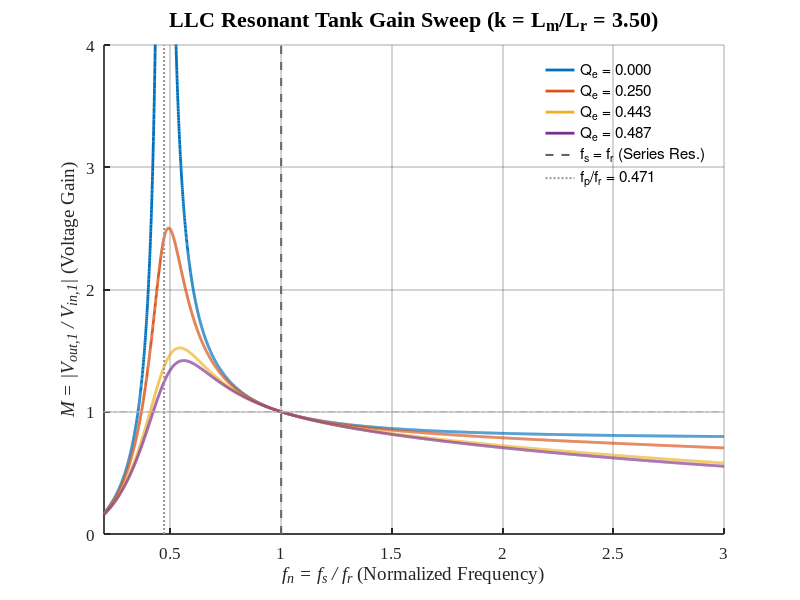

Source code (MATLAB):
%% LLC 谐振腔增益曲线扫频 (基于 FHA 基波分析法)
% 功能说明：计算并绘制不同品质因数 (Qe) 下，LLC 谐振腔的电压增益曲线 M = |Vout1/Vin1|
% 分析方法：FHA (First Harmonic Approximation)

clear; clc; close all;

%% ================= 1. 设定谐振腔参数 =================
Lr = 70e-6;          % 谐振电感 Lr (H)
Cr = 36e-9;          % 谐振电容 Cr (F)
Lm = 245e-6;         % 激磁电感 Lm (H)

% 衍生参数计算
k    = Lm / Lr;                      % 电感比 (通常取值 3~8)
fr   = 1 / (2*pi*sqrt(Lr*Cr));       % 串联谐振频率 f0 (Hz)
Zr   = sqrt(Lr / Cr);                % 谐振腔特征阻抗 (Ohm)
fp   = 1 / (2*pi*sqrt((Lr+Lm)*Cr));  % 并联谐振频率 (Hz)
fn_p = fp / fr;                      % 归一化第二谐振频率

%% ================= 2. 扫频范围设置 =================
% 归一化频率 fn = fs / fr
fn = linspace(0.2, 3.0, 5000);       % 增加采样点使曲线更平滑
fs = fn * fr;
w  = 2 * pi * fs;

%% ================= 3. FHA 频域计算 (阻抗法) =================
Qe_list = [0, 0.25, 0.443, 0.487]; % 选择要对比的 Qe 列表
M = zeros(numel(Qe_list), numel(fn)); % 预分配内存，提升运行速度

% 计算等效阻抗
Zs = 1j*w*Lr + 1./(1j*w*Cr);          % 谐振腔串联阻抗 (Lr + Cr)
Zm = 1j*w*Lm;                         % 激磁电感阻抗 (Lm)

for ii = 1:numel(Qe_list)
    Qe  = Qe_list(ii);
    Rac = Zr / Qe;                    % 交流等效负载电阻 Rac
    
    Zp = 1 ./ (1./Zm + 1./Rac);       % 激磁电感与负载并联 (Lm // Rac)
    G  = Zp ./ (Zs + Zp);             % 传递函数 Vout1 / Vin1
    M(ii,:) = abs(G);                 % 取模得到电压增益
end

%% ================= 4. 高级图表绘制 (学术排版风格) =================
fig = figure('Name', 'LLC Gain Curves', 'Color', 'w', 'Position', [100, 100, 850, 600]);
hold on; grid on;

% 设置自定义现代配色方案 (Modern Color Palette)
colors = lines(numel(Qe_list)); 
% 为了更好的视觉效果，可以微调线型或颜色，这里使用MATLAB默认的清晰色带

% 绘制主增益曲线
for ii = 1:numel(Qe_list)
    plot(fn, M(ii,:), 'LineWidth', 2.0, 'Color', colors(ii,:));
end

% 绘制辅助参考线
ylim_max = min(max(M(:)) * 1.1, 4);   % 限制最大纵坐标防止过载(例如空载增益极高时)
plot([1, 1], [0, ylim_max], '--', 'Color', [0.4 0.4 0.4], 'LineWidth', 1.5);
plot([fn_p, fn_p], [0, ylim_max], ':', 'Color', [0.6 0.6 0.6], 'LineWidth', 1.5);
plot([0, 3], [1, 1], '-.', 'Color', [0.7 0.7 0.7], 'LineWidth', 1.0); % 增益为1的参考线

% 坐标轴与标签美化
set(gca, 'FontSize', 12, 'FontName', 'Times New Roman', ...
         'LineWidth', 1.2, 'GridAlpha', 0.2, 'MinorGridAlpha', 0.1);
xlabel('\it{f_n = f_s / f_r} \rm{(Normalized Frequency)}', 'FontSize', 14, 'FontWeight', 'bold');
ylabel('\it{M = |V_{out,1} / V_{in,1}|} \rm{(Voltage Gain)}', 'FontSize', 14, 'FontWeight', 'bold');
title(sprintf('LLC Resonant Tank Gain Sweep (k = L_m/L_r = %.2f)', k), ...
      'FontSize', 16, 'FontWeight', 'bold');

% 图例美化
leg_str = arrayfun(@(q) sprintf('Q_e = %.3f', q), Qe_list, 'UniformOutput', false);
leg_str = [leg_str, {'f_s = f_r (Series Res.)', sprintf('f_p/f_r = %.3f', fn_p)}];
lgd = legend(leg_str, 'Location', 'northeast', 'FontSize', 11);
set(lgd, 'Box', 'off'); % 移除图例边框显得更干净

xlim([fn(1), fn(end)]);
ylim([0, ylim_max]);

%% ================= 5. 输出控制台信息验证 =================
n  = 16;                           % 变压器变比 Np/Ns
Ro = 100.0;                           % 输出直流负载示例 (Ohm)
Rac_from_Ro = (8 * n^2 / pi^2) * Ro;  % 全波整流折算交流阻抗
Qe_from_Ro  = Zr / Rac_from_Ro;       % 反推实际品质因数

% 控制台格式化输出
disp('--------------------------------------------------');
disp('【 LLC 谐振腔特征参数 】');
fprintf('  串联谐振频率 fr  = %6.2f kHz\n', fr / 1e3);
fprintf('  并联谐振频率 fp  = %6.2f kHz\n', fp / 1e3);
fprintf('  归一化频率 fp/fr = %6.3f\n', fn_p);
fprintf('  电感比 k (Lm/Lr) = %6.2f\n', k);
fprintf('  特征阻抗 Zr      = %6.2f Ω\n', Zr);
disp('--------------------------------------------------');
disp('【 负载与 Qe 验证 】');
fprintf('  设定输出直流负载 Ro   = %.2f Ω\n', Ro);
fprintf('  变压器变比 n          = %.2f\n', n);
fprintf('  折算交流等效阻抗 Rac  = %.2f Ω\n', Rac_from_Ro);
fprintf('  对应的品质因数 Qe     = %.4f\n', Qe_from_Ro);
disp('--------------------------------------------------');
